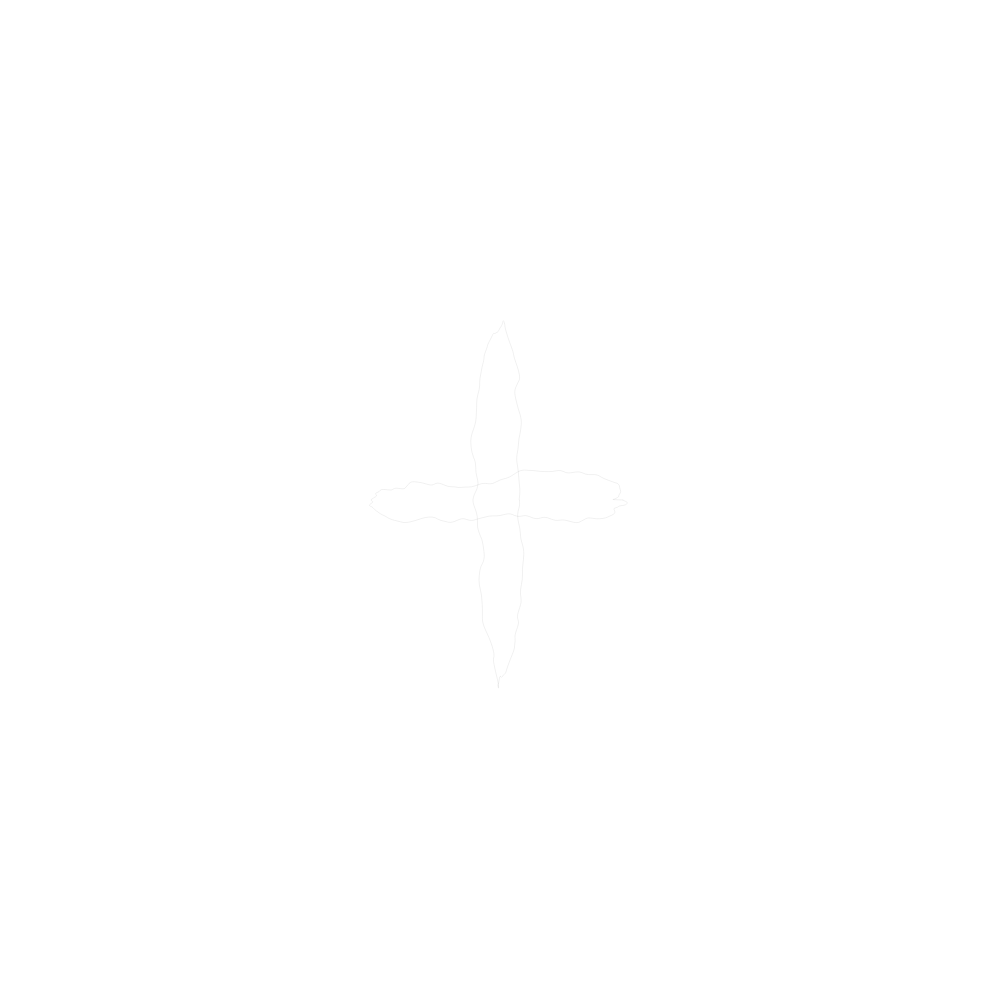
Frame 1 (no input)
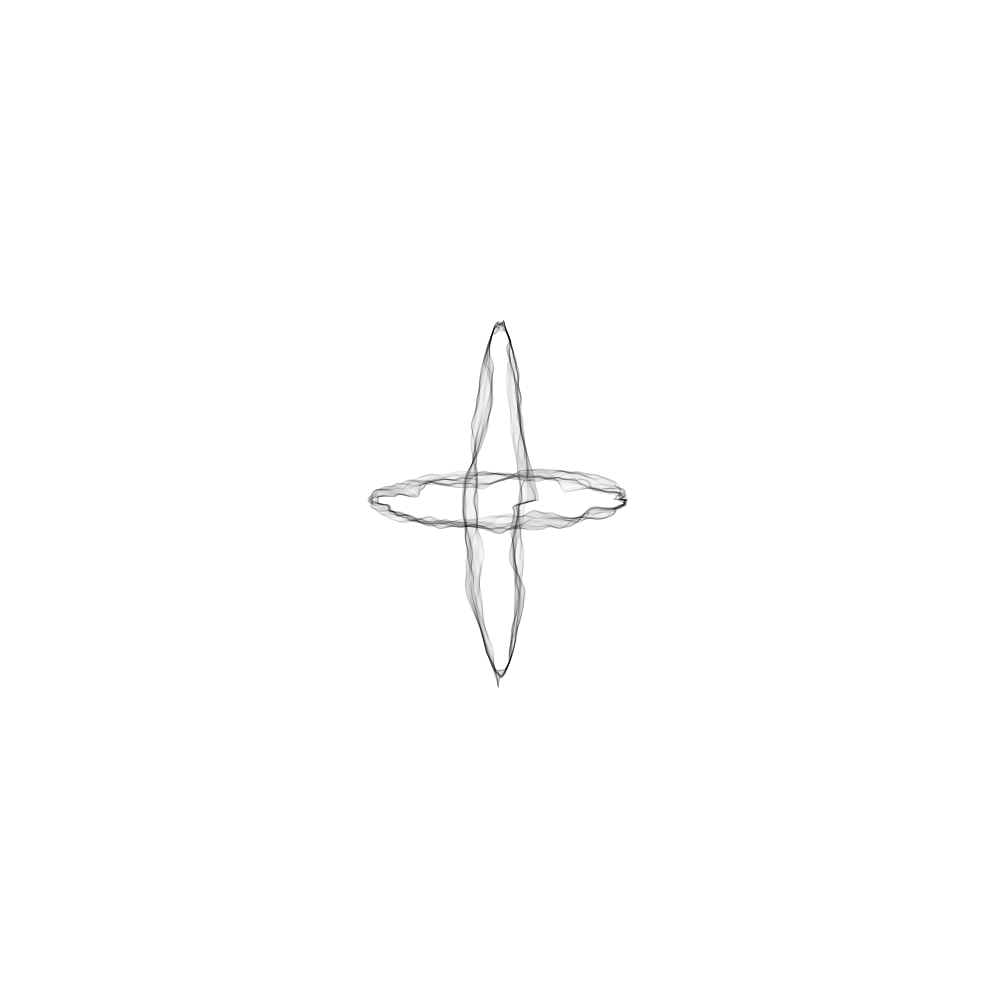
Frame 60 (no input)
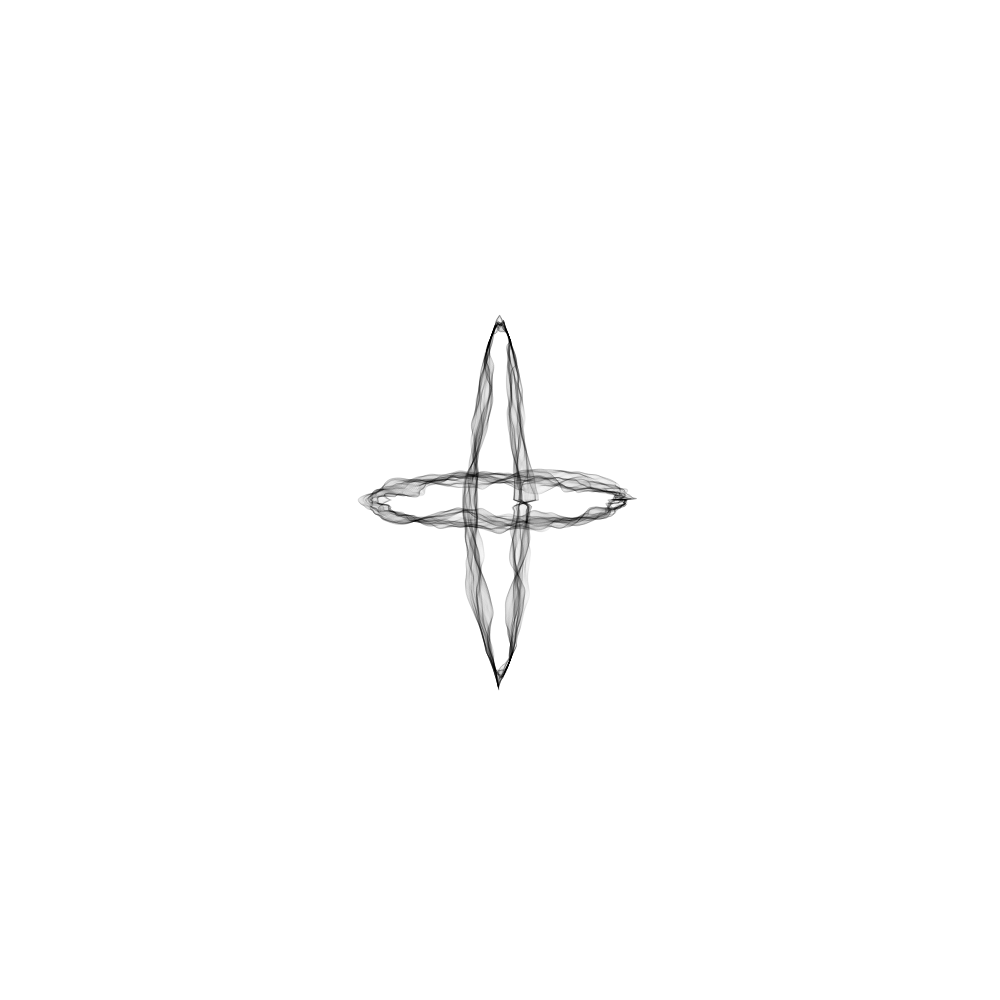
Frame 120 (the mouse pressed at the canvas centre since frame 60)

The p5.js sketch that drew these frames (run headless with seeded random() and noise() and a simulated clock; from frame 60 on, the mouse is pressed at the canvas centre):

// p5.js sketch
// ── sketch.js
var t;

function setup() {
  createCanvas(1000, 1000);
  background(255);
  stroke(0, 15);
  noFill();
  t = 0;
}

function draw() {
  translate(width/2, height/2);
  beginShape();

  // horizontal line of the T
  for (var i = 0; i < 200; i++) {
    var ang = map(i, 0, 200, 0, TWO_PI);
    var rad = 50 * noise((i + 200) * 0.05, t * 0.005);
    var x = (rad + 100) * cos(ang);
    var y = rad * sin(ang);
    curveVertex(x, y);
  }
  endShape(CLOSE);

// vertical line of the T
  beginShape();
  for (var i = 0; i < 200; i++) {
    var ang = map(i, 0, 200, 0, TWO_PI);
    var rad = 50 * noise((i + 500) * 0.05, t * 0.005);
    var x = rad * cos(ang);
    var y = (rad - 200) * sin(ang);
    curveVertex(x, y);
  }
  endShape(CLOSE);

  t += 5;


  if (frameCount % 600 == 0) {
    background(255);
  }
}
//https://genekogan.com/code/p5js-perlin-noise/ perlin noise code altered from here
// ── 04.09.html
<!DOCTYPE html>
<html lang="en">
<head>
    <meta charset="UTF-8">
    <meta http-equiv="X-UA-Compatible" content="IE=edge">
    <meta name="viewport" content="width=device-width, initial-scale=1.0">
    <title>0409</title>
</head>
<body>
    


    
    <script src="https://cdnjs.cloudflare.com/ajax/libs/p5.js/1.6.0/p5.min.js" integrity="sha512-3RlxD1bW34eFKPwj9gUXEWtdSMC59QqIqHnD8O/NoTwSJhgxRizdcFVQhUMFyTp5RwLTDL0Lbcqtl8b7bFAzog==" crossorigin="anonymous" referrerpolicy="no-referrer"></script>
    <script src="sketch.js"> </script>
</body>
</html>
